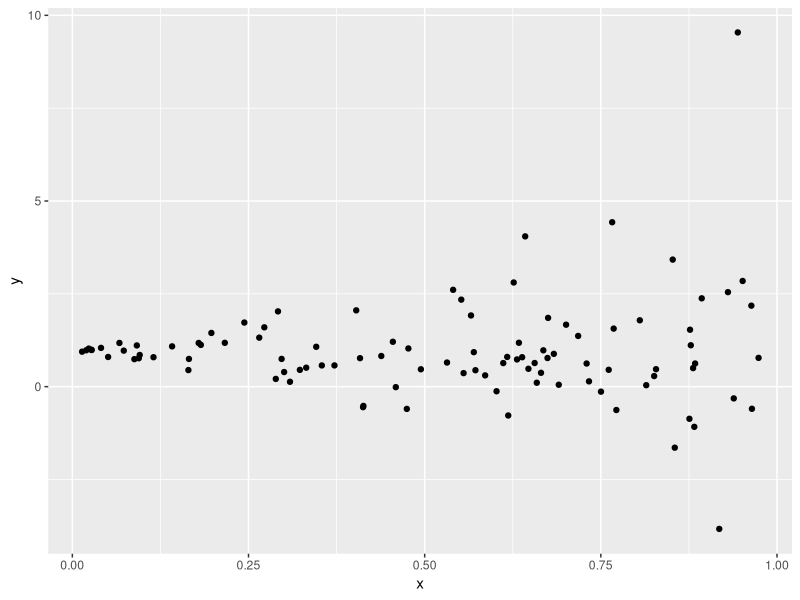

Write R code to recreate this figure.
## ---- chunk 1
library(tidyverse)

plot_df = 
  tibble(
    x = runif(100),
    y = 1 + 2*x*rnorm(100)
  )

plot_df|>
  ggplot(aes(x = x, y = y))+
  geom_point()
